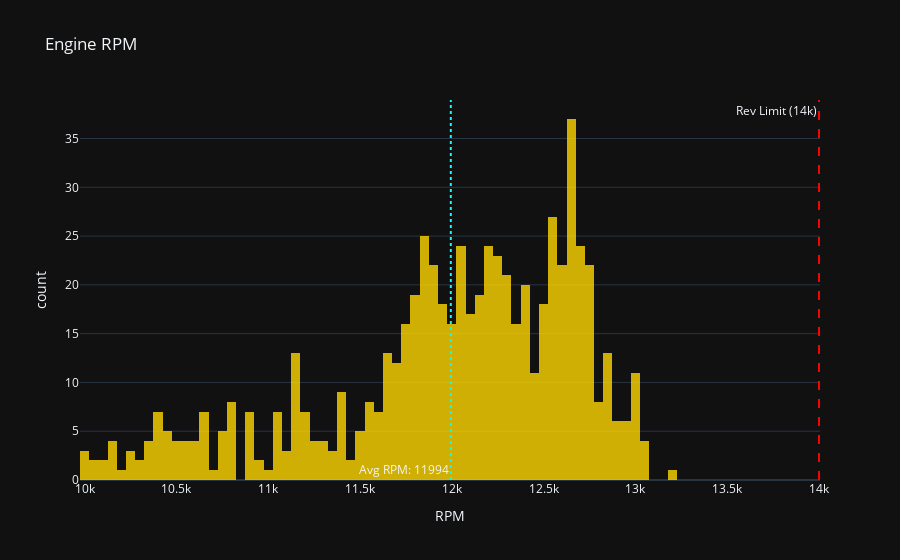

Notebook code cell kept with this figure:
### Markdown cell above
### RPM (se vicino al limite)

### Code cell
fig = px.histogram(
    df, 
    x="RPM", 
    nbins=100, 
    title="Engine RPM",
    template="plotly_dark",
    color_discrete_sequence=['#FFD700'], 
    opacity=0.8
)

#  il limite regolamentare (Art. C.8.1.2)
fig.add_vline(
    x=14000, 
    line_dash="dash", 
    line_color="red", 
    annotation_text="Rev Limit (14k)", 
    annotation_position="top left"
)

# la media (dal describe)
mean_rpm = df["RPM"].mean()
fig.add_vline(
    x=mean_rpm, 
    line_dash="dot", 
    line_color="cyan", 
    annotation_text=f"Avg RPM: {int(mean_rpm)}",
    annotation_position="bottom left"
)

fig.show()

### Figure 1 — Plotly figure (JSON) as saved in the notebook; plotly's stock layout.template omitted (floating-point values rounded to 4 significant figures; data arrays with more than 128 entries replaced by an {"elided": "..."} marker saying what was removed)
{"data": [{"bingroup": "x", "hovertemplate": "RPM=%{x}<br>count=%{y}<extra></extra>", "legendgroup": "", "marker": {"color": "#FFD700", "opacity": 0.8, "pattern": {"shape": ""}}, "name": "", "nbinsx": 100, "orientation": "v", "showlegend": false, "type": "histogram", "x": {"elided": "663 float values"}, "xaxis": "x", "yaxis": "y"}], "layout": {"annotations": [{"showarrow": false, "text": "Rev Limit (14k)", "x": 14000, "xanchor": "right", "xref": "x", "y": 1, "yanchor": "top", "yref": "y domain"}, {"showarrow": false, "text": "Avg RPM: 11994", "x": 11990.0, "xanchor": "right", "xref": "x", "y": 0, "yanchor": "bottom", "yref": "y domain"}], "barmode": "relative", "legend": {"tracegroupgap": 0}, "shapes": [{"line": {"color": "red", "dash": "dash"}, "type": "line", "x0": 14000, "x1": 14000, "xref": "x", "y0": 0, "y1": 1, "yref": "y domain"}, {"line": {"color": "cyan", "dash": "dot"}, "type": "line", "x0": 11990.0, "x1": 11990.0, "xref": "x", "y0": 0, "y1": 1, "yref": "y domain"}], "title": {"text": "Engine RPM"}, "xaxis": {"anchor": "y", "domain": [0, 1], "title": {"text": "RPM"}}, "yaxis": {"anchor": "x", "domain": [0, 1], "title": {"text": "count"}}}}
